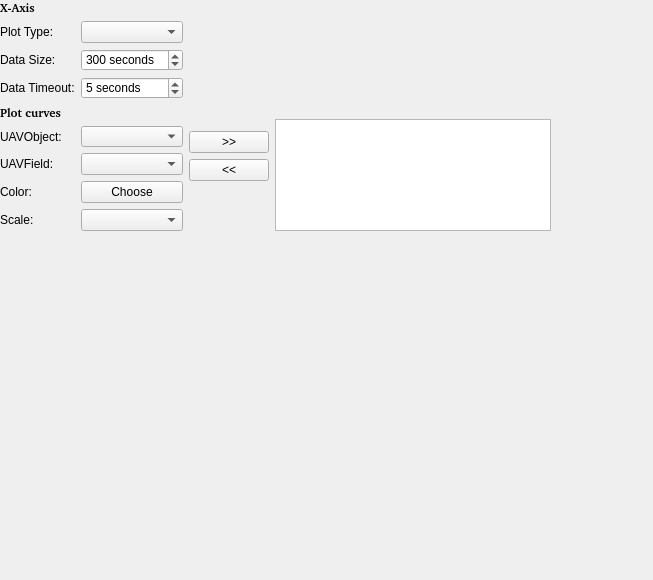
<?xml version="1.0" encoding="UTF-8"?>
<ui version="4.0">
 <class>ScopeGadgetOptionsPage</class>
 <widget class="QWidget" name="ScopeGadgetOptionsPage">
  <property name="geometry">
   <rect>
    <x>0</x>
    <y>0</y>
    <width>653</width>
    <height>580</height>
   </rect>
  </property>
  <property name="windowTitle">
   <string>Form</string>
  </property>
  <widget class="QWidget" name="widget" native="true">
   <property name="geometry">
    <rect>
     <x>0</x>
     <y>0</y>
     <width>591</width>
     <height>261</height>
    </rect>
   </property>
   <widget class="QWidget" name="horizontalLayoutWidget">
    <property name="geometry">
     <rect>
      <x>0</x>
      <y>0</y>
      <width>551</width>
      <height>231</height>
     </rect>
    </property>
    <layout class="QHBoxLayout" name="horizontalLayout">
     <property name="sizeConstraint">
      <enum>QLayout::SetDefaultConstraint</enum>
     </property>
     <item>
      <layout class="QFormLayout" name="formLayout">
       <property name="fieldGrowthPolicy">
        <enum>QFormLayout::AllNonFixedFieldsGrow</enum>
       </property>
       <item row="0" column="0">
        <widget class="QLabel" name="label_9">
         <property name="font">
          <font>
           <family>Bitstream Charter</family>
           <weight>75</weight>
           <bold>true</bold>
          </font>
         </property>
         <property name="text">
          <string>X-Axis</string>
         </property>
        </widget>
       </item>
       <item row="1" column="0">
        <widget class="QLabel" name="label">
         <property name="text">
          <string>Plot Type:</string>
         </property>
        </widget>
       </item>
       <item row="1" column="1">
        <widget class="QComboBox" name="cmbPlotType"/>
       </item>
       <item row="2" column="0">
        <widget class="QLabel" name="label_2">
         <property name="text">
          <string>Data Size:</string>
         </property>
        </widget>
       </item>
       <item row="2" column="1">
        <widget class="QSpinBox" name="spnDataSize">
         <property name="suffix">
          <string> seconds</string>
         </property>
         <property name="maximum">
          <number>5000</number>
         </property>
         <property name="singleStep">
          <number>30</number>
         </property>
         <property name="value">
          <number>300</number>
         </property>
        </widget>
       </item>
       <item row="3" column="0">
        <widget class="QLabel" name="label_7">
         <property name="text">
          <string>Data Timeout:</string>
         </property>
        </widget>
       </item>
       <item row="3" column="1">
        <widget class="QSpinBox" name="spnRefreshInterval">
         <property name="suffix">
          <string> seconds</string>
         </property>
         <property name="minimum">
          <number>1</number>
         </property>
         <property name="maximum">
          <number>30</number>
         </property>
         <property name="value">
          <number>5</number>
         </property>
        </widget>
       </item>
       <item row="4" column="0">
        <widget class="QLabel" name="label_8">
         <property name="font">
          <font>
           <family>Bitstream Charter</family>
           <weight>75</weight>
           <bold>true</bold>
          </font>
         </property>
         <property name="text">
          <string>Plot curves</string>
         </property>
        </widget>
       </item>
       <item row="5" column="0">
        <widget class="QLabel" name="label_5">
         <property name="text">
          <string>UAVObject:</string>
         </property>
        </widget>
       </item>
       <item row="5" column="1">
        <widget class="QComboBox" name="cmbUAVObjects"/>
       </item>
       <item row="6" column="0">
        <widget class="QLabel" name="label_4">
         <property name="text">
          <string>UAVField:</string>
         </property>
        </widget>
       </item>
       <item row="6" column="1">
        <widget class="QComboBox" name="cmbUAVField"/>
       </item>
       <item row="7" column="0">
        <widget class="QLabel" name="label_3">
         <property name="text">
          <string>Color:</string>
         </property>
        </widget>
       </item>
       <item row="7" column="1">
        <widget class="QPushButton" name="btnColor">
         <property name="text">
          <string>Choose</string>
         </property>
        </widget>
       </item>
       <item row="8" column="0">
        <widget class="QLabel" name="label_6">
         <property name="text">
          <string>Scale:</string>
         </property>
        </widget>
       </item>
       <item row="8" column="1">
        <widget class="QComboBox" name="cmbScale">
         <property name="editable">
          <bool>false</bool>
         </property>
        </widget>
       </item>
      </layout>
     </item>
     <item>
      <layout class="QVBoxLayout" name="verticalLayout_2">
       <property name="sizeConstraint">
        <enum>QLayout::SetFixedSize</enum>
       </property>
       <item>
        <spacer name="verticalSpacer">
         <property name="orientation">
          <enum>Qt::Vertical</enum>
         </property>
         <property name="sizeHint" stdset="0">
          <size>
           <width>20</width>
           <height>40</height>
          </size>
         </property>
        </spacer>
       </item>
       <item>
        <widget class="QPushButton" name="btnAddCurve">
         <property name="text">
          <string>&gt;&gt;</string>
         </property>
        </widget>
       </item>
       <item>
        <widget class="QPushButton" name="btnRemoveCurve">
         <property name="text">
          <string>&lt;&lt;</string>
         </property>
        </widget>
       </item>
       <item>
        <spacer name="verticalSpacer_2">
         <property name="orientation">
          <enum>Qt::Vertical</enum>
         </property>
         <property name="sizeType">
          <enum>QSizePolicy::Fixed</enum>
         </property>
         <property name="sizeHint" stdset="0">
          <size>
           <width>20</width>
           <height>50</height>
          </size>
         </property>
        </spacer>
       </item>
      </layout>
     </item>
     <item>
      <layout class="QVBoxLayout" name="verticalLayout">
       <item>
        <spacer name="verticalSpacer_3">
         <property name="orientation">
          <enum>Qt::Vertical</enum>
         </property>
         <property name="sizeHint" stdset="0">
          <size>
           <width>0</width>
           <height>200</height>
          </size>
         </property>
        </spacer>
       </item>
       <item>
        <widget class="QListWidget" name="lstCurves">
         <property name="selectionBehavior">
          <enum>QAbstractItemView::SelectItems</enum>
         </property>
         <property name="batchSize">
          <number>100</number>
         </property>
        </widget>
       </item>
      </layout>
     </item>
    </layout>
   </widget>
  </widget>
 </widget>
 <resources/>
 <connections/>
</ui>
